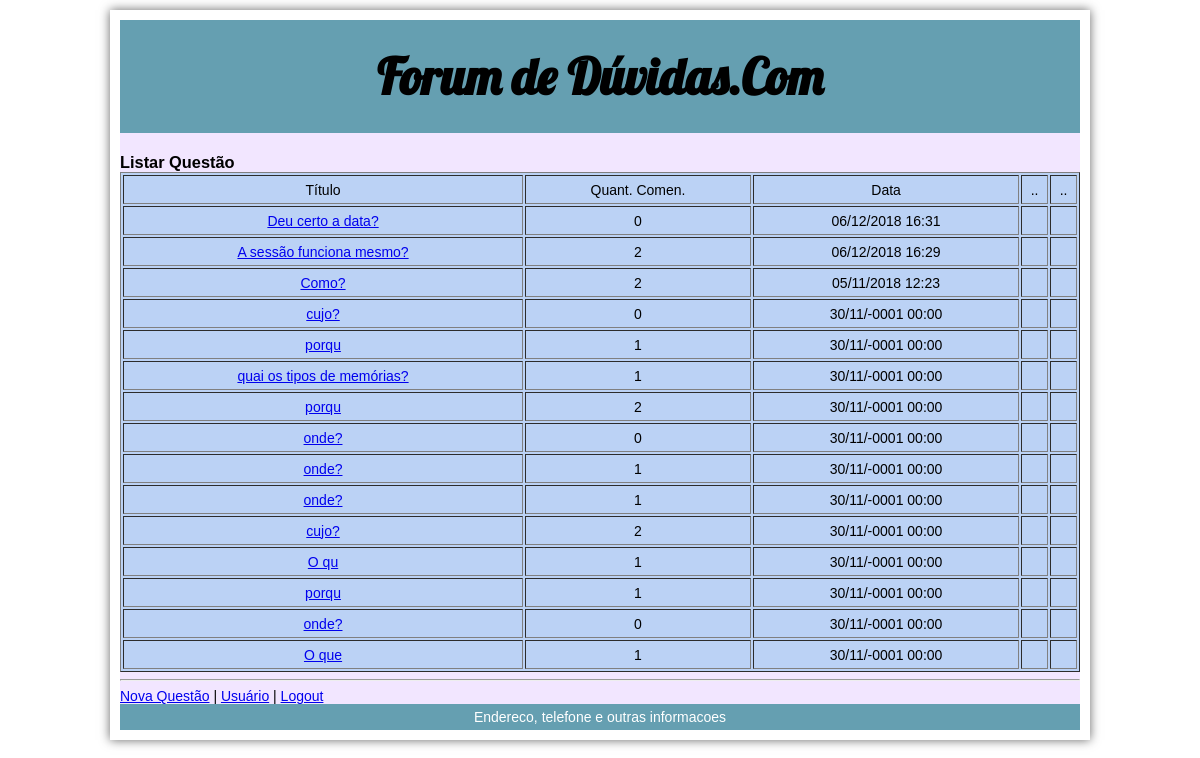
The app's page /questao_listar.php (signed in) with its own data.
### tables this page shows
CREATE TABLE `tb_questao` (
  `Id` int(11) NOT NULL,
  `questao` varchar(255) NOT NULL,
  `Data` datetime NOT NULL DEFAULT '0000-00-00 00:00:00' ON UPDATE CURRENT_TIMESTAMP,
  `Usuario` int(11) NOT NULL
);

### questao_listar.php (the view, shortened to what this page needs)
<?php
$conexao = mysqli_connect("localhost", "root","","forum");
$sql = "SELECT q.Id, q.questao, q.Data, q.Usuario, COUNT(c.comentario) AS quantidade
FROM tb_questao AS q LEFT JOIN tb_comentario AS c ON (q.id = c.id_questao)
GROUP BY q.Id, q.questao, q.Data
ORDER BY Data DESC";
$resultado = mysqli_query($conexao, $sql);
?>
<!DOCTYPE html>
<html>
<head>
</head>
<body>
	<main>
        <header>
         <h1>Forum de Dúvidas.Com</h1>
         </header>
<article>
	<section>
		 <h1>Listar Questão</h1>
 <table border="1">
	<tr>
		<td>Título</td>
		<td>Quant. Comen.</td>
		<td>Data</td>
		<td>..</td>
		<td>..</td>
	</tr>
	<?php while($linha = mysqli_fetch_assoc($resultado)): ?>
	<tr>
		<td><a href="comentario_listar.php?idquestao=<?=$linha["Id"];?>"><?=$linha["questao"];?></a></td>
		<td><?=$linha["quantidade"];?></td>
		<td><?=date_format(date_create($linha["Data"]),"d/m/Y H:i")?></td>
		<td>
        </td>
		<td>
        </td>
	</tr>
	<?php endwhile; ?>
</table>
<hr>
	</section>
</article>
<?php
	if (isset($_SESSION["usuario_id"])):
?>
	<a href="questao_nova.php">Nova Questão</a> |
	<a href="login_editar.php?id=<?=$_SESSION["usuario_id"]?>">Usuário</a> |
	<a href="logout.php">Logout</a>
<?php else: ?>
	<a href="login.php"><h1>Login</h1>
	</a>
<?php endif;?>
<footer>Endereco, telefone e outras informacoes</footer>
</main>
</body>
</html>

### questao_listar.php (style rules this page uses)
html, body, h1 { margin:0; padding:0; }
article, header, footer, nav { display:block; }
body { width:960px; font-family:Arial, Helvetica, sans-serif; font-size:14px; box-shadow: 0 0 10px #666; margin:10px auto; padding:10px; }
main { background-color: rgb(242, 230, 255); }
section { clear: both; }
table { text-align:center; background-color:rgb(187,210,245); height:500px; width:960px; clear: both; }
header { padding:25px; background-color:rgb(101,159,177); text-align:center; margin-bottom:20px; font-family: 'Lobster', cursive; font-size: 25px; }
footer { padding:5px; background-color:rgb(101,159,177); text-align:center; color:rgb(255,255,255); }

### records on screen
tb_questao: questao "Deu certo a data?", quantidade "0", Data "06/12/2018 16:31"
tb_questao: questao "A sessão funciona mesmo?", quantidade "2", Data "06/12/2018 16:29"
tb_questao: questao "Como?", quantidade "2", Data "05/11/2018 12:23"
tb_questao: questao "cujo?", quantidade "0", Data "30/11/-0001 00:00"
tb_questao: questao "porqu", quantidade "1", Data "30/11/-0001 00:00"
tb_questao: questao "quai os tipos de memórias?", quantidade "1", Data "30/11/-0001 00:00"
tb_questao: questao "porqu", quantidade "2", Data "30/11/-0001 00:00"
tb_questao: questao "onde?", quantidade "0", Data "30/11/-0001 00:00"
tb_questao: questao "onde?", quantidade "1", Data "30/11/-0001 00:00"
tb_questao: questao "onde?", quantidade "1", Data "30/11/-0001 00:00"
tb_questao: questao "cujo?", quantidade "2", Data "30/11/-0001 00:00"
tb_questao: questao "O qu", quantidade "1", Data "30/11/-0001 00:00"
tb_questao: questao "porqu", quantidade "1", Data "30/11/-0001 00:00"
tb_questao: questao "onde?", quantidade "0", Data "30/11/-0001 00:00"
tb_questao: questao "O que", quantidade "1", Data "30/11/-0001 00:00"
